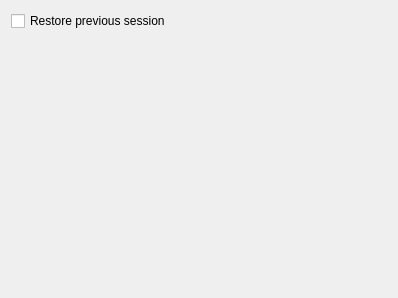
<?xml version="1.0" encoding="UTF-8"?>
<ui version="4.0">
 <class>Player</class>
 <widget class="QWidget" name="Player">
  <property name="geometry">
   <rect>
    <x>0</x>
    <y>0</y>
    <width>398</width>
    <height>298</height>
   </rect>
  </property>
  <property name="windowTitle">
   <string>Form</string>
  </property>
  <layout class="QFormLayout" name="formLayout">
   <item row="0" column="0">
    <widget class="QCheckBox" name="restorePreviousSessionCheckBox">
     <property name="text">
      <string>Restore previous session</string>
     </property>
    </widget>
   </item>
  </layout>
 </widget>
 <resources/>
 <connections/>
</ui>
